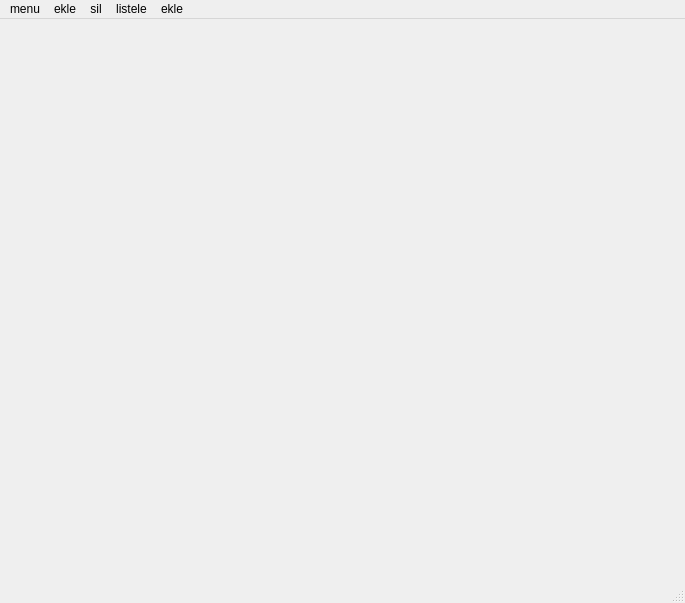
<?xml version="1.0" encoding="UTF-8"?>
<ui version="4.0">
 <class>MainWindow</class>
 <widget class="QMainWindow" name="MainWindow">
  <property name="geometry">
   <rect>
    <x>0</x>
    <y>0</y>
    <width>685</width>
    <height>603</height>
   </rect>
  </property>
  <property name="windowTitle">
   <string>MainWindow</string>
  </property>
  <widget class="QWidget" name="centralwidget"/>
  <widget class="QMenuBar" name="menubar">
   <property name="geometry">
    <rect>
     <x>0</x>
     <y>0</y>
     <width>685</width>
     <height>21</height>
    </rect>
   </property>
   <widget class="QMenu" name="menumenu">
    <property name="title">
     <string>menu</string>
    </property>
    <addaction name="actionmenusecim"/>
   </widget>
   <widget class="QMenu" name="menuekle">
    <property name="title">
     <string>ekle</string>
    </property>
    <addaction name="actionekle"/>
   </widget>
   <widget class="QMenu" name="menusil">
    <property name="title">
     <string>sil</string>
    </property>
    <addaction name="actionsil"/>
   </widget>
   <widget class="QMenu" name="menulistele">
    <property name="title">
     <string>listele</string>
    </property>
   </widget>
   <widget class="QMenu" name="menuekle_2">
    <property name="title">
     <string>ekle</string>
    </property>
   </widget>
   <addaction name="menumenu"/>
   <addaction name="menuekle"/>
   <addaction name="menusil"/>
   <addaction name="menulistele"/>
   <addaction name="menuekle_2"/>
  </widget>
  <widget class="QStatusBar" name="statusbar"/>
  <action name="actionmenusecim">
   <property name="text">
    <string>menusecim</string>
   </property>
  </action>
  <action name="actionekle">
   <property name="text">
    <string>ekle</string>
   </property>
  </action>
  <action name="actionsil">
   <property name="checkable">
    <bool>false</bool>
   </property>
   <property name="checked">
    <bool>false</bool>
   </property>
   <property name="text">
    <string>sil</string>
   </property>
  </action>
 </widget>
 <resources/>
 <connections/>
</ui>
